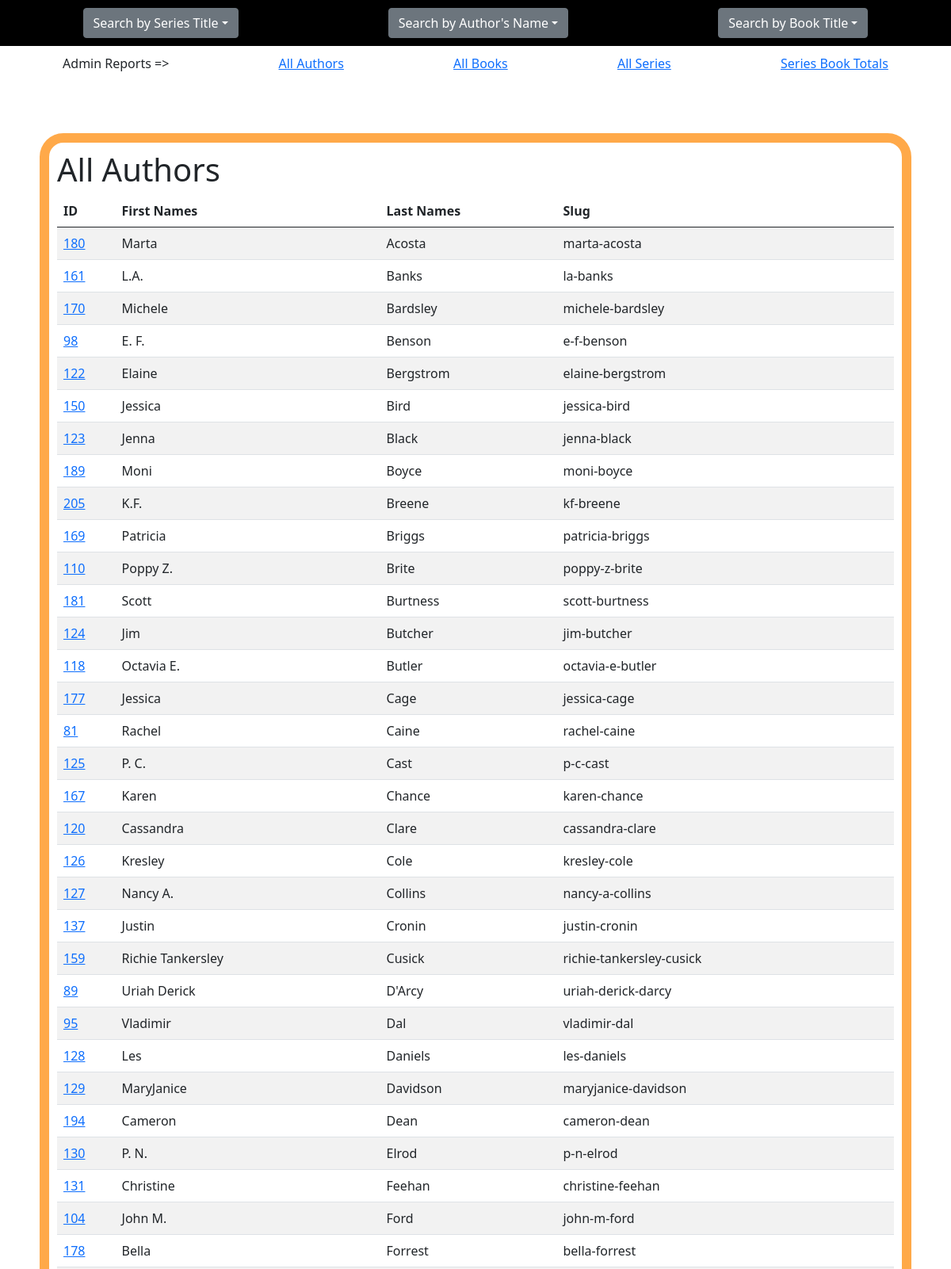
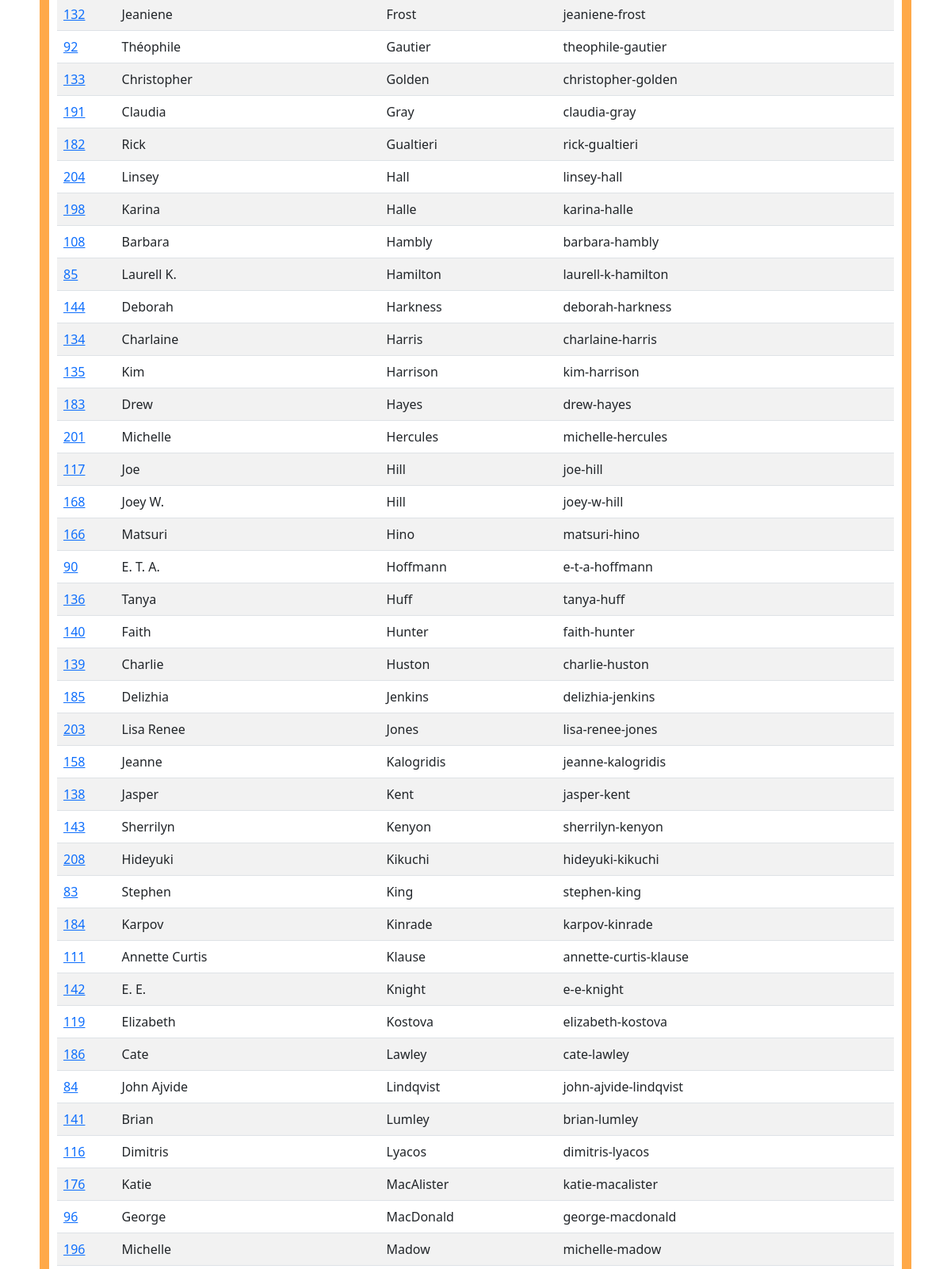
The app's page /admin-author-list/ (upper part), older data (2 pictures, top to bottom).
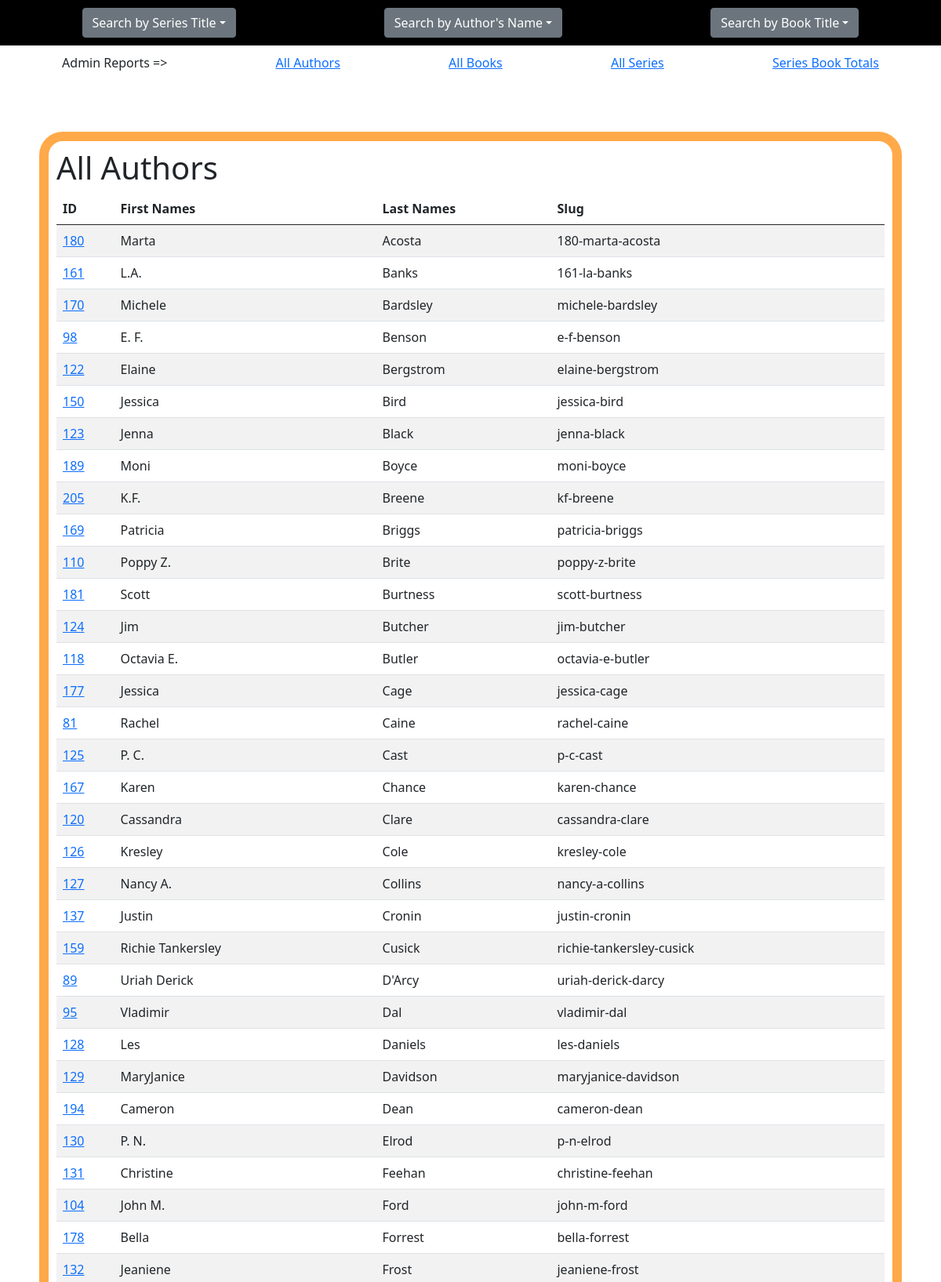
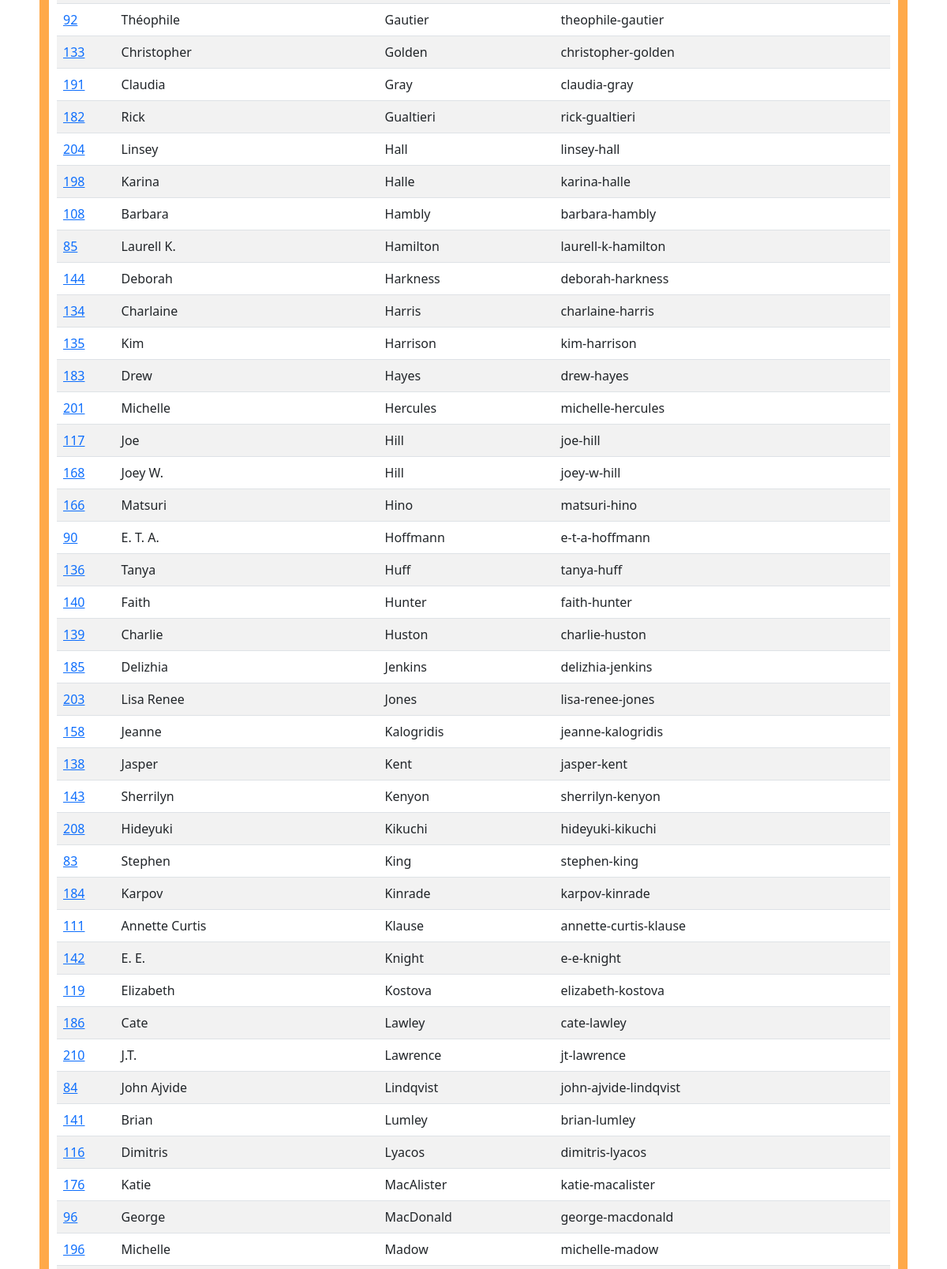
The same page, newer data (2 pictures, top to bottom).
### dystopia/models.py (models this page shows, shortened)
class Author(models.Model):
    first_names = models.CharField(
        max_length=255,
        null=True,
        blank=True,
        default=""
    )
    last_names = models.CharField(
        max_length=255,
        null=True,
        blank=True,
        default=""
    )
    slug = models.SlugField(
        null=True,
        blank=True,
        unique=True,
    )
    author_website = models.URLField(
        verbose_name="Author's Website",
        null=True,
        blank=True,
    )
    publisher_website = models.URLField(
        verbose_name="Publisher's Website",
        null=True,
        blank=True,
    )
    wikipedia_page = models.URLField(
        verbose_name="Wikipedia Page",
        null=True,
        blank=True,
    )
    class Meta:
        verbose_name_plural = 'Authors'
        ordering = ['last_names', 'first_names']

### dystopia/views.py (the view)
# urls.py: path('admin-author-list/', views.admin_author_list_view, name='author_list'),
def admin_author_list_view(request):
    try:
        author_list = Author.objects.all()
    except:
        raise Http404(f"No authors!")
    return render(request, 'admin_author_list.html', {'author_list': author_list})

### dystopia/templates/admin_author_list.html
{% extends 'base.html' %}
{% block content %}
    <h1>All Authors</h1>
    <table class="table table-striped">
        <thead>
            <tr>
                <th scope="col">ID</th>
                <th scope="col">First Names</th>
                <th scope="col">Last Names</th>
                <th scope="col">Slug</th>
            </tr>
        </thead>
        <tbody>
            {% for author in author_list %}
                <tr>
                    <td><a target="_blank" href="http://localhost:8000/admin/dystopia/author/{{ author.id }}/change/">{{ author.id }}</a></td>
                    <td>{{ author.first_names }}</td>
                    <td>{{ author.last_names }}</td>
                    <td>{{ author.slug }}</td>
                </tr>
            {% endfor %}
        </tbody>
    </table>
{% endblock %}

### dystopia/templates/base.html (shortened to what this page needs)
<!DOCTYPE html>
<html lang="en">
<head>
    {% include "bootstrap_css.html" %}
</head>
<body>
    <div id="navigation">
        {% include "series_dropdown.html" %}
        {% include "author_dropdown.html" %}
        {% include "book_dropdown.html" %}
    </div>
    <div id="debug">
        <p>Admin Reports =></p>
        <a href="/admin-author-list/">All Authors</a>
        <a href="/admin-book-list/">All Books</a>
        <a href="/admin-series-list/">All Series</a>
        <a href="/series-book-totals/">Series Book Totals</a>
    </div>
    <div id="container">
        {% block content %}{% endblock %}
    </div>
</body>
</html>

### dystopia/templates/bootstrap_css.html (shortened to what this page needs)
<link href="https://cdn.jsdelivr.net/npm/bootstrap@5.1.0/dist/css/bootstrap.min.css"
      rel="stylesheet"
>

### dystopia/templates/series_dropdown.html (shortened to what this page needs)
<div class="dropdown">
      <button class="btn btn-secondary dropdown-toggle" type="button" id="series" data-bs-toggle="dropdown" aria-expanded="false">Search by Series Title</button>
</div>

### dystopia/templates/author_dropdown.html (shortened to what this page needs)
<div class="dropdown">
      <button class="btn btn-secondary dropdown-toggle" type="button" id="authors" data-bs-toggle="dropdown" aria-expanded="false">Search by Author's Name</button>
</div>

### dystopia/templates/book_dropdown.html (shortened to what this page needs)
<div class="dropdown">
      <button class="btn btn-secondary dropdown-toggle" type="button" id="books" data-bs-toggle="dropdown" aria-expanded="false">Search by Book Title</button>
</div>

### dystopia/templates/base.html (style rules this page uses)
#navigation { background-color: black; padding: 10px; display: flex; flex-direction: row; justify-content: space-around; }
#debug { padding: 10px; display: flex; flex-direction: row; justify-content: space-around; }
#container { margin: 50px; padding: 10px; border: 12px solid #ffa949; border-radius: 30px; }

Row changes from the older to the newer data that the page shows:
changed Author "Marta": slug "marta-acosta" → "180-marta-acosta"
changed Author "Banks": slug "la-banks" → "161-la-banks"
added Author: id "210", first_names "J.T.", last_names "Lawrence", slug "jt-lawrence"
